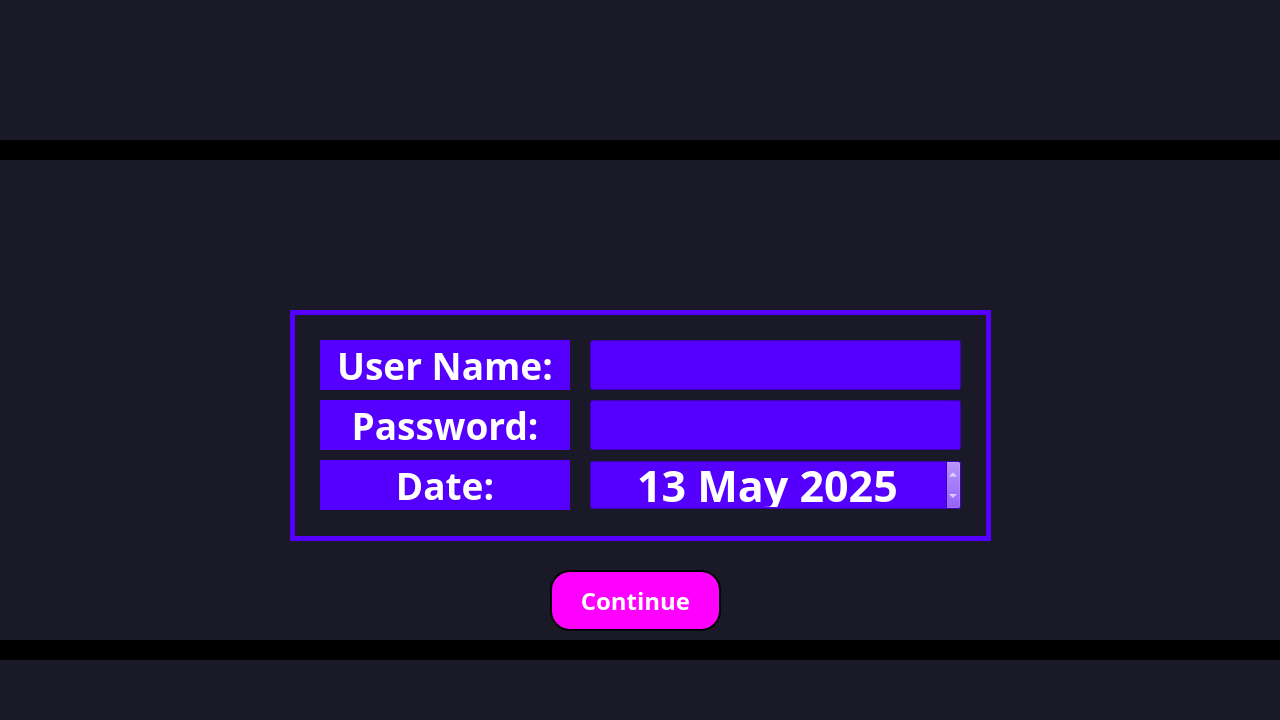
<?xml version="1.0" encoding="UTF-8"?>
<ui version="4.0">
 <class>login</class>
 <widget class="QDialog" name="login">
  <property name="geometry">
   <rect>
    <x>0</x>
    <y>0</y>
    <width>1280</width>
    <height>720</height>
   </rect>
  </property>
  <property name="focusPolicy">
   <enum>Qt::FocusPolicy::NoFocus</enum>
  </property>
  <property name="windowTitle">
   <string>Dialog</string>
  </property>
  <property name="styleSheet">
   <string notr="true">background-color: rgb(26, 25, 40);</string>
  </property>
  <widget class="QPushButton" name="Continue">
   <property name="geometry">
    <rect>
     <x>550</x>
     <y>570</y>
     <width>171</width>
     <height>61</height>
    </rect>
   </property>
   <property name="font">
    <font>
     <family>Unispace</family>
     <pointsize>18</pointsize>
     <italic>false</italic>
     <bold>true</bold>
    </font>
   </property>
   <property name="styleSheet">
    <string notr="true">border: 2px solid;
color: rgb(255, 255, 255);
font: 700 18pt &quot;Unispace&quot;;
background-color: rgb(255, 0, 255);
Border-radius: 20px;</string>
   </property>
   <property name="text">
    <string>Continue</string>
   </property>
  </widget>
  <widget class="QLabel" name="label">
   <property name="geometry">
    <rect>
     <x>320</x>
     <y>340</y>
     <width>250</width>
     <height>50</height>
    </rect>
   </property>
   <property name="font">
    <font>
     <family>Unispace</family>
     <pointsize>28</pointsize>
     <italic>false</italic>
     <bold>true</bold>
    </font>
   </property>
   <property name="styleSheet">
    <string notr="true">font: 700 28pt &quot;Unispace&quot;;
background-color: rgb(85, 0, 255);
color: rgb(85, 0, 255);

color:white;
</string>
   </property>
   <property name="text">
    <string>User Name:</string>
   </property>
   <property name="alignment">
    <set>Qt::AlignmentFlag::AlignCenter</set>
   </property>
  </widget>
  <widget class="QLineEdit" name="lineEdit_username">
   <property name="geometry">
    <rect>
     <x>590</x>
     <y>340</y>
     <width>371</width>
     <height>50</height>
    </rect>
   </property>
   <property name="font">
    <font>
     <family>Unispace</family>
     <pointsize>32</pointsize>
     <italic>false</italic>
     <bold>true</bold>
    </font>
   </property>
   <property name="styleSheet">
    <string notr="true">background-color: rgb(85, 0, 255);
font: 700 32pt &quot;Unispace&quot;;
color:white;
selection-background-color: rgb(255, 0, 255);</string>
   </property>
   <property name="alignment">
    <set>Qt::AlignmentFlag::AlignCenter</set>
   </property>
  </widget>
  <widget class="QLineEdit" name="lineEdit_password">
   <property name="geometry">
    <rect>
     <x>590</x>
     <y>400</y>
     <width>371</width>
     <height>50</height>
    </rect>
   </property>
   <property name="font">
    <font>
     <family>Unispace</family>
     <pointsize>32</pointsize>
     <italic>false</italic>
     <bold>true</bold>
    </font>
   </property>
   <property name="styleSheet">
    <string notr="true">background-color: rgb(85, 0, 255);
font: 700 32pt &quot;Unispace&quot;;
color:white;
selection-background-color: rgb(255, 0, 255);</string>
   </property>
   <property name="alignment">
    <set>Qt::AlignmentFlag::AlignCenter</set>
   </property>
  </widget>
  <widget class="QDateEdit" name="dateEdit">
   <property name="geometry">
    <rect>
     <x>590</x>
     <y>460</y>
     <width>371</width>
     <height>50</height>
    </rect>
   </property>
   <property name="font">
    <font>
     <family>Unispace</family>
     <pointsize>32</pointsize>
     <italic>false</italic>
     <bold>true</bold>
    </font>
   </property>
   <property name="mouseTracking">
    <bool>false</bool>
   </property>
   <property name="focusPolicy">
    <enum>Qt::FocusPolicy::WheelFocus</enum>
   </property>
   <property name="styleSheet">
    <string notr="true">background-color: rgb(85, 0, 255);
font: 700 32pt &quot;Unispace&quot;;
color:white;
selection-background-color: rgb(255, 0, 255);</string>
   </property>
   <property name="inputMethodHints">
    <set>Qt::InputMethodHint::ImhPreferNumbers</set>
   </property>
   <property name="alignment">
    <set>Qt::AlignmentFlag::AlignCenter</set>
   </property>
   <property name="dateTime">
    <datetime>
     <hour>13</hour>
     <minute>0</minute>
     <second>0</second>
     <year>2025</year>
     <month>5</month>
     <day>13</day>
    </datetime>
   </property>
  </widget>
  <widget class="QLabel" name="label_4">
   <property name="geometry">
    <rect>
     <x>320</x>
     <y>400</y>
     <width>250</width>
     <height>50</height>
    </rect>
   </property>
   <property name="font">
    <font>
     <family>Unispace</family>
     <pointsize>28</pointsize>
     <italic>false</italic>
     <bold>true</bold>
    </font>
   </property>
   <property name="styleSheet">
    <string notr="true">font: 700 28pt &quot;Unispace&quot;;
background-color: rgb(85, 0, 255);
color: rgb(0, 118, 0);
color:white;
</string>
   </property>
   <property name="text">
    <string>Password:</string>
   </property>
   <property name="alignment">
    <set>Qt::AlignmentFlag::AlignCenter</set>
   </property>
  </widget>
  <widget class="QLabel" name="label_2">
   <property name="geometry">
    <rect>
     <x>320</x>
     <y>460</y>
     <width>250</width>
     <height>50</height>
    </rect>
   </property>
   <property name="font">
    <font>
     <family>Unispace</family>
     <pointsize>28</pointsize>
     <italic>false</italic>
     <bold>true</bold>
    </font>
   </property>
   <property name="styleSheet">
    <string notr="true">font: 700 28pt &quot;Unispace&quot;;
background-color: rgb(85, 0, 255);
color: rgb(0, 118, 0);
color:white;
</string>
   </property>
   <property name="text">
    <string>Date:</string>
   </property>
   <property name="alignment">
    <set>Qt::AlignmentFlag::AlignCenter</set>
   </property>
  </widget>
  <widget class="QLabel" name="label_3">
   <property name="geometry">
    <rect>
     <x>490</x>
     <y>10</y>
     <width>301</width>
     <height>121</height>
    </rect>
   </property>
   <property name="styleSheet">
    <string notr="true">image: url(:/new/prefix1/aaa.PNG);</string>
   </property>
   <property name="text">
    <string/>
   </property>
  </widget>
  <widget class="QFrame" name="frame">
   <property name="geometry">
    <rect>
     <x>-30</x>
     <y>640</y>
     <width>1371</width>
     <height>20</height>
    </rect>
   </property>
   <property name="styleSheet">
    <string notr="true"/>
   </property>
   <property name="frameShape">
    <enum>QFrame::Shape::HLine</enum>
   </property>
   <property name="frameShadow">
    <enum>QFrame::Shadow::Plain</enum>
   </property>
   <property name="lineWidth">
    <number>20</number>
   </property>
  </widget>
  <widget class="QFrame" name="frame_2">
   <property name="geometry">
    <rect>
     <x>-40</x>
     <y>140</y>
     <width>1351</width>
     <height>20</height>
    </rect>
   </property>
   <property name="styleSheet">
    <string notr="true"/>
   </property>
   <property name="frameShape">
    <enum>QFrame::Shape::HLine</enum>
   </property>
   <property name="frameShadow">
    <enum>QFrame::Shadow::Plain</enum>
   </property>
   <property name="lineWidth">
    <number>20</number>
   </property>
  </widget>
  <widget class="QFrame" name="frame_3">
   <property name="geometry">
    <rect>
     <x>290</x>
     <y>310</y>
     <width>701</width>
     <height>231</height>
    </rect>
   </property>
   <property name="styleSheet">
    <string notr="true">
background-color: transparent;
border: 5px;
border-color: rgb(255, 0, 255);</string>
   </property>
   <property name="frameShape">
    <enum>QFrame::Shape::Box</enum>
   </property>
   <property name="frameShadow">
    <enum>QFrame::Shadow::Plain</enum>
   </property>
   <property name="lineWidth">
    <number>1</number>
   </property>
   <widget class="QFrame" name="frame_4">
    <property name="geometry">
     <rect>
      <x>0</x>
      <y>0</y>
      <width>701</width>
      <height>231</height>
     </rect>
    </property>
    <property name="styleSheet">
     <string notr="true">background-color: transparent;
border: 5px solid rgb(85, 0, 255); 
</string>
    </property>
    <property name="frameShape">
     <enum>QFrame::Shape::StyledPanel</enum>
    </property>
    <property name="frameShadow">
     <enum>QFrame::Shadow::Raised</enum>
    </property>
   </widget>
  </widget>
  <widget class="QLabel" name="label_5">
   <property name="geometry">
    <rect>
     <x>450</x>
     <y>180</y>
     <width>381</width>
     <height>101</height>
    </rect>
   </property>
   <property name="styleSheet">
    <string notr="true">image: url(:/new/prefix1/Screenshot 2025-05-03 yappin.png);</string>
   </property>
   <property name="text">
    <string/>
   </property>
  </widget>
  <zorder>frame_3</zorder>
  <zorder>Continue</zorder>
  <zorder>label</zorder>
  <zorder>lineEdit_username</zorder>
  <zorder>lineEdit_password</zorder>
  <zorder>dateEdit</zorder>
  <zorder>label_4</zorder>
  <zorder>label_2</zorder>
  <zorder>label_3</zorder>
  <zorder>frame</zorder>
  <zorder>frame_2</zorder>
  <zorder>label_5</zorder>
 </widget>
 <resources/>
 <connections/>
</ui>
